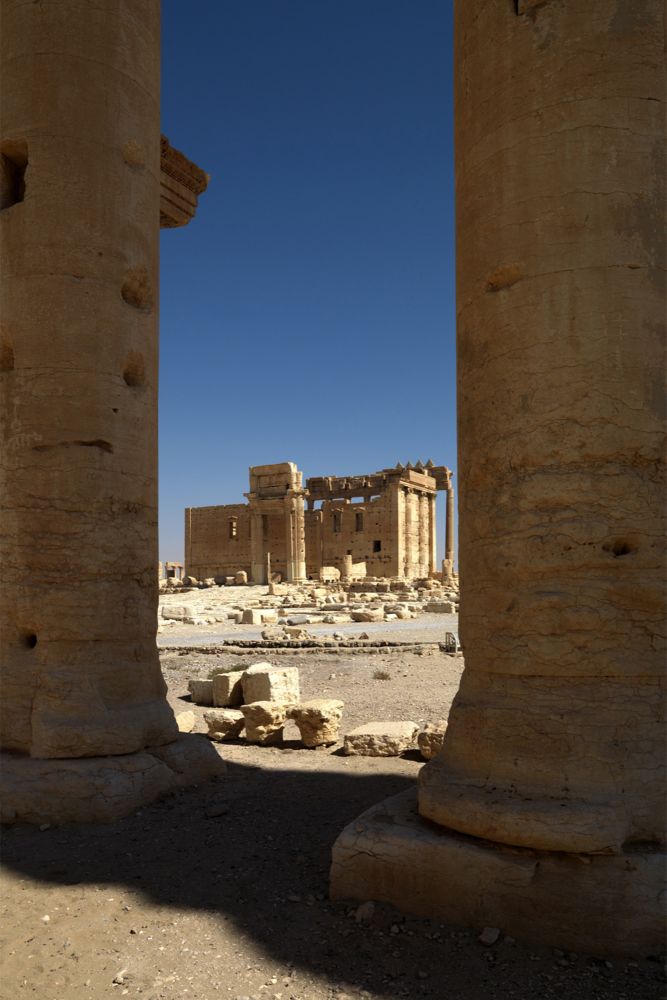
#> input picture dist/images/palmyra_temple_bel_5.jpg, 1999 x 3000 px, found by its file name (shown at 1/3 size)
$ python prepare_sanctuary_bg.py
#> lines starting #> are read from the running program, lines starting #| are printed output that depends on the picture
from PIL import Image, ImageEnhance, ImageFilter

input_path = "public/images/palmyra_temple_bel_5.jpg"
output_path = "public/images/roman_sanctuary_cinematic.jpg"

img = Image.open(input_path)
#> img is the input picture: PIL image 1999x3000 RGB; mean R, G, B 78.4, 71.5, 65.6
w, h = img.size
#> w = 1999; h = 3000
print(f"Original size: {w}x{h}")
#| Original size: 1999x3000

# We want a portrait image with aspect ratio roughly 9:19.5 (mobile screen 393:852 = 1:2.168)
target_aspect = 852 / 393  # ~2.168
current_aspect = h / w
#> current_aspect = 1.5

if current_aspect < target_aspect:
    # Need to crop width
    new_w = int(h / target_aspect)
#> new_w = 1383
    # Center crop width so the two columns frame the scene
    left = (w - new_w) // 2
#> left = 308
    img_cropped = img.crop((left, 0, left + new_w, h))
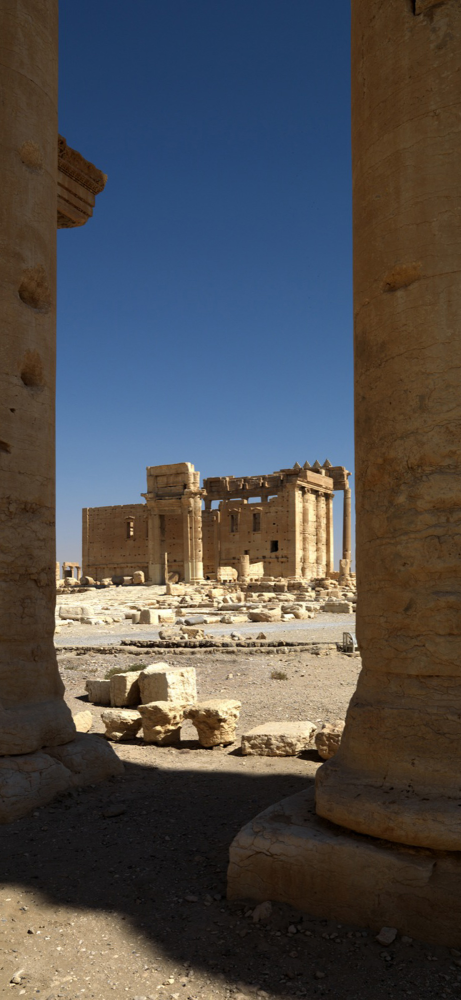
#> img_cropped: PIL image 1383x3000 RGB (shown at 1/3 size); mean R, G, B 80.5, 78.3, 78.3
else:
    # Need to crop height
    new_h = int(w * target_aspect)
    # Crop from bottom/top, prioritizing the temple and column bases
    top = int((h - new_h) * 0.35)
    img_cropped = img.crop((0, top, w, top + new_h))

# Resize to high quality retina mobile resolution 786 x 1704
final_img = img_cropped.resize((786, 1704), Image.Resampling.LANCZOS)

# Subtle cinematic color grading:
# 1. Warmth & Golden hour glow
# Slightly increase contrast and color saturation
enhancer_color = ImageEnhance.Color(final_img)
final_img = enhancer_color.enhance(1.08)

enhancer_contrast = ImageEnhance.Contrast(final_img)
final_img = enhancer_contrast.enhance(1.05)

# Save high quality JPEG
final_img.save(output_path, "JPEG", quality=92, optimize=True)
print(f"Saved {output_path} ({final_img.size})")
#| Saved public/images/roman_sanctuary_cinematic.jpg ((786, 1704))

# Also copy to dist/images/ for the web server
import shutil
import os
os.makedirs("dist/images", exist_ok=True)
shutil.copy(output_path, "dist/images/roman_sanctuary_cinematic.jpg")
print("Copied to dist/images/roman_sanctuary_cinematic.jpg")

$ run again, with dist/images/canyon_desert_pathway.jpg copied over dist/images/palmyra_temple_bel_5.jpg
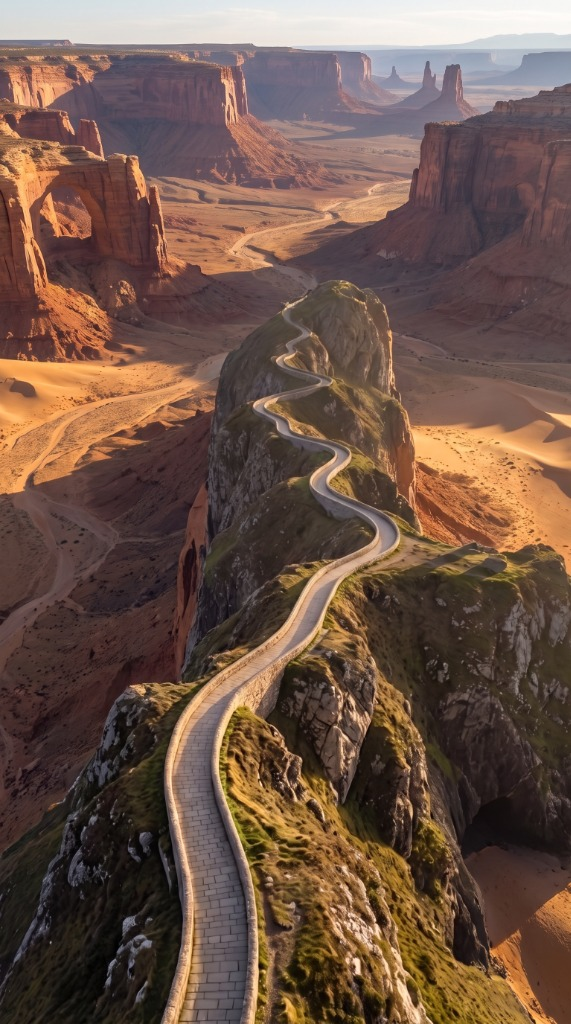
#> input picture dist/images/canyon_desert_pathway.jpg, 571 x 1024 px, found by its file name
#> img is the input picture: PIL image 571x1024 RGB; mean R, G, B 111.1, 85.8, 73
#| Original size: 571x1024
#> `img_cropped = img.crop((left, 0, left + new_w, h))`:
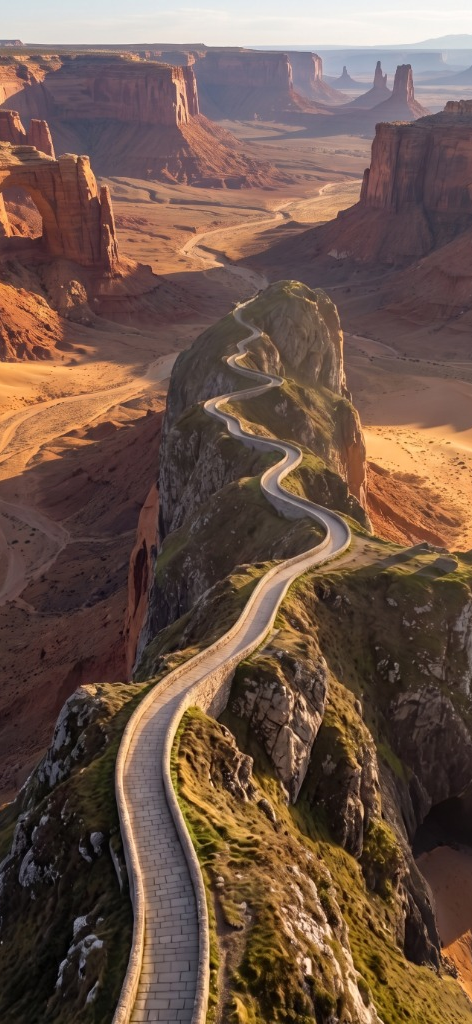
#> img_cropped: PIL image 472x1024 RGB; mean R, G, B 110.7, 86.3, 73.7
#| Saved public/images/roman_sanctuary_cinematic.jpg ((786, 1704))

$ run again, with dist/images/coastal_cliff_pathway.jpg copied over dist/images/palmyra_temple_bel_5.jpg
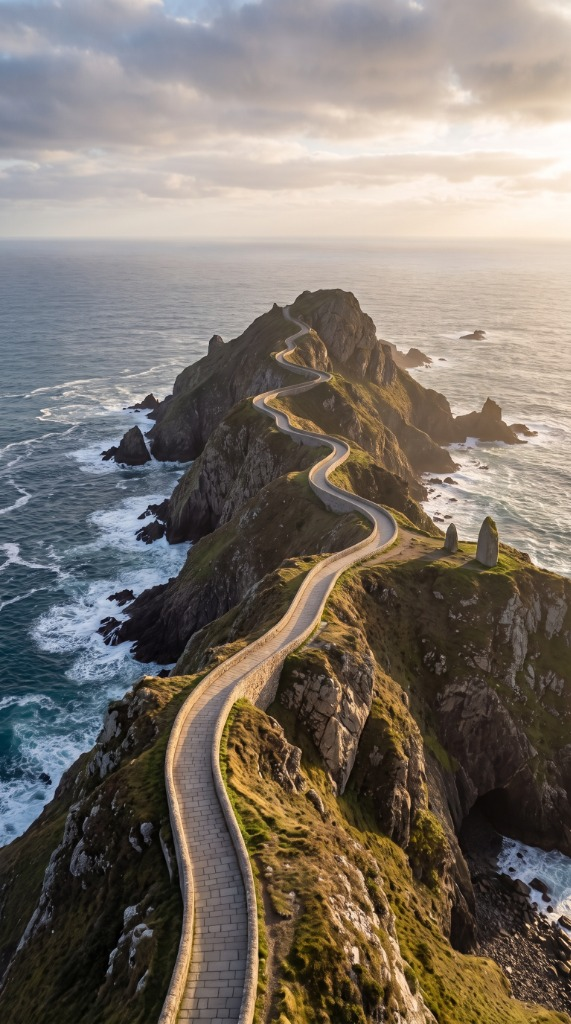
#> input picture dist/images/coastal_cliff_pathway.jpg, 571 x 1024 px, found by its file name
#> img is the input picture: PIL image 571x1024 RGB; mean R, G, B 124.9, 116.4, 107.6
#| Original size: 571x1024
#> `img_cropped = img.crop((left, 0, left + new_w, h))`:
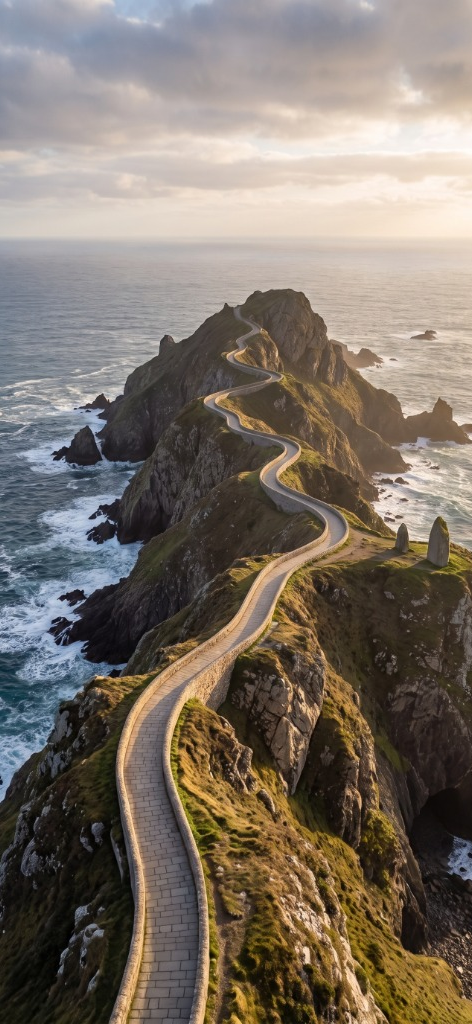
#> img_cropped: PIL image 472x1024 RGB; mean R, G, B 125.2, 115.1, 104.6
#| Saved public/images/roman_sanctuary_cinematic.jpg ((786, 1704))
